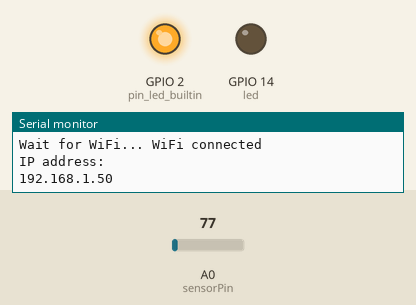
Simulated run of this sketch. Board: ESP8266 (NodeMCU). Parts: output pins drawn as LEDs (lit = HIGH), the last lines printed to the serial monitor. Inputs (shaded band) come from the test bench; at power-on: A0 (sensorPin) = 77. WiFi joins after 1.5 s; servers stay silent unless stated.

Above: at 2.5 s.
At 7.0 s:
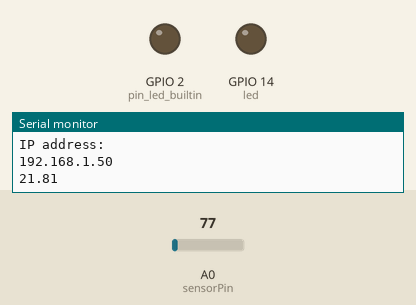
Timing chart, 0 to 8.9 s (numbered marks = the images above):
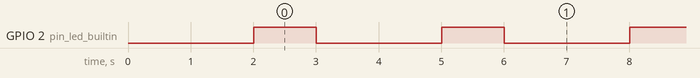

The sketch:

8266_LM35_Final.ino
```cpp
#include <ESP8266WiFi.h>
#include <ESP8266WiFiMulti.h>
#include <WiFiUdp.h>
ESP8266WiFiMulti WiFiMulti;

//Khởi tạo các giá trị mặc định
int sensorPin = A0;// chân analog kết nối tới cảm biến LM35
int led = 14;
long time_ThucHienHam = 0;
WiFiUDP UDPServer;
WiFiUDP UDPClient;
unsigned int UDPPort = 8899;
const int packetSize = 2;
byte packetBuffer[packetSize];
String ketQuaDo="";

void setup() {
    Serial.begin(115200);
    pinMode(led, OUTPUT); // Pin led
    pinMode(LED_BUILTIN, OUTPUT);// pin led builtin

    // Bắt đầu kết nối wifi
    const char * ssid = "Phat1";       // Tên wifi
    const char * password = "ThuBamtu1den86!"; // mật khẩu wifi

    Serial.println();
    Serial.print("Wait for WiFi... ");
    WiFiMulti.addAP(ssid, password);
    //Set IP tĩnh
    //WiFi.config(IPAddress(192, 168, 1, 220), IPAddress(192, 168, 1, 1), IPAddress(255, 255, 255, 0));
    //Kiểm tra xem đã kết nối được hay chưa, nếu chưa thì delay và kết nối lại
    while(WiFiMulti.run() != WL_CONNECTED) {
        Serial.print(".");
        delay(500);
    }
    Serial.println("WiFi connected");
    Serial.println("IP address: ");
    Serial.println(WiFi.localIP()); // In ra địa chỉ IP của ESP8266
    delay(500);

    UDPServer.begin(UDPPort); //Khởi chạy UDP Server
}
void loop() {

ketQuaDo=docNhietDo();
Serial.println(ketQuaDo);
time_ThucHienHam = millis();
handleUDPServer();
//Serial.println(millis()-time_ThucHienHam);  //Cho hiện thời gian thực hiện
delay(1000);
handleUDPClient(ketQuaDo); //Gọi hàm client UDP để gửi dữ liệu lên Node-red trên Raspberry
}
String docNhietDo(){

  //Mỗi khi đọc nhiệt độ sẽ nháy led builtin
  digitalWrite(LED_BUILTIN, HIGH);   // turn the LED on (HIGH is the voltage level)
  delay(1000);                       // wait for a second
  digitalWrite(LED_BUILTIN, LOW);    // turn the LED off by making the voltage LOW
  delay(1000);                       // wait for a second

  /*đọc giá trị từ cảm biến LM35
  tính ra giá trị hiệu điện thế (đơn vị Volt) từ giá trị cảm biến
  vì vậy nếu biến voltage là biến lưu hiệu điện thế (đơn vị Volt)
  thì ta chỉ việc nhân voltage cho 100 là ra được nhiệt độ!
  do cảm biến bị chênh lệch (so với DHT11) nên cần trừ hao 3 độ
  */
  float nhietDo = analogRead(sensorPin) * 3.3 / 1024.0 * 100.0 - 3 ;
  char buffer[6]; // Tạo buffer để ép kiểu dữ liệu từ float thành string
  String ketQua = dtostrf(nhietDo, 1, 2, buffer);
  return ketQua;
}

void handleUDPServer() {

int cb = UDPServer.parsePacket();
  if (cb) {
    UDPServer.read(packetBuffer, packetSize); //Gọi packet đọc từ Raspberry gửi qua

    String myData = "";
    long timeprocess = 0;
    timeprocess = millis();
    for(int i = 0; i < packetSize; i++) {
      myData += (char)packetBuffer[i];
    }
    //Serial.println(millis()-timeprocess);
    Serial.println(myData);

    //Xử lý các lệnh từ Raspberry ở đây
    if(myData.charAt(0) == '1'){
        digitalWrite(led, HIGH);   // turn the LED on (HIGH is the voltage level)
        delay(1000);                       // wait for a second
        digitalWrite(led, LOW);    // turn the LED off by making the voltage LOW
        delay(1000);                       // wait for a second
     }
    myData="";
    Serial.println("OK");

  }
}

void handleUDPClient(String ketQuaDo){
    const char ip[]="192.168.1.16"; // Địa chỉ IP của Raspberry
    //Ép kiểu kết quả đo từ string sang buffer(dành cho packet) để gửi sang Raspberry
    char buf[100];
    unsigned int len = 24;
    int ketQuaDo_len = ketQuaDo.length() + 1;
    char replyPacket[ketQuaDo_len]; //Nội dung kết quả đo
    ketQuaDo.toCharArray(replyPacket, ketQuaDo_len);
    //Bắt đầu quá trình tạo và gửi packet sang Raspberry
    UDPClient.beginPacket(ip,UDPPort);
    UDPClient.write(replyPacket);
    UDPClient.endPacket(); //Kết thúc gửi

}
```

Measured:
- by itself, GPIO 2 (pin_led_builtin): alternates HIGH for 1.0 s and LOW for 2.0 s
